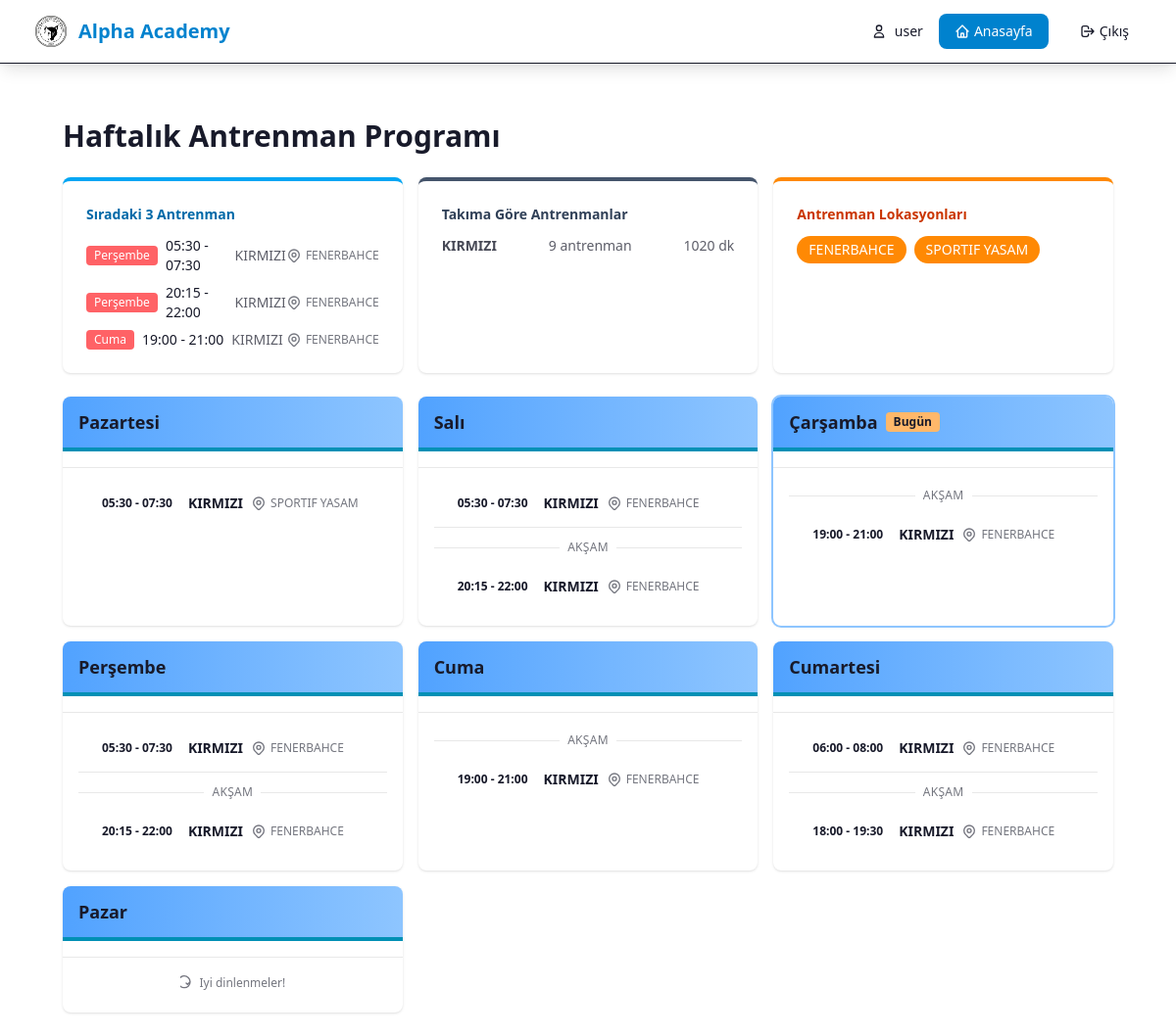
/teams/trainings/weekly/ (signed in), run on the app's committed database.
### user/models.py (models this page shows, shortened)
class User(AbstractUser):
    email = models.EmailField(unique=True)
    adi = models.CharField(max_length=30, blank=True)
    soyadi = models.CharField(max_length=30, blank=True)
    telefon = models.CharField(max_length=15, blank=True, null=True)
    created_at = models.DateTimeField(auto_now_add=True)
    updated_at = models.DateTimeField(auto_now=True)
    USERNAME_FIELD = 'email'
    REQUIRED_FIELDS = []  # No additional required fields since email is the username
    objects = CustomUserManager()
    class Meta:
        verbose_name = 'User'
        verbose_name_plural = 'Users'
        ordering = ['-created_at']

### team/models.py (models this page shows, shortened)
class Training (models.Model):
    LOCATIONS = [
            ('TOBB', 'TOBB'),
            ('AYTEN SABAN', 'AYTEN SABAN'),
            ('SPORTIF YASAM', 'SPORTIF YASAM'),
            ('FENERBAHCE', 'FENERBAHCE'),
            ('Diğer', 'Diğer'),]
    DAYS_OF_WEEK = [
            (1, 'Pazartesi'),
            (2, 'Salı'),
            (3, 'Çarşamba'),
            (4, 'Perşembe'),
            (5, 'Cuma'),
            (6, 'Cumartesi'),
            (7, 'Pazar'),
        ]
    """
    Model for team training sessions
    """
    team = models.ForeignKey(Team, on_delete=models.CASCADE, related_name='trainings', verbose_name='Takım')
    day_of_week = models.IntegerField(verbose_name='Gün', choices=DAYS_OF_WEEK)  # 0=Monday, 6=Sunday
    time = models.TimeField(verbose_name='Saat')
    end_time = models.TimeField(verbose_name='Bitiş Saati', blank=True, null=True)
    location = models.CharField(max_length=200, verbose_name='Lokasyon',
                                choices=LOCATIONS)
    trainer = models.ForeignKey(settings.AUTH_USER_MODEL, on_delete=models.SET_NULL, null=True, blank=True, related_name='trainings', verbose_name='Antrenör')
    notes = models.TextField(blank=True, null=True, verbose_name='Notlar')
    created_at = models.DateTimeField(auto_now_add=True)
    updated_at = models.DateTimeField(auto_now=True)
    class Meta:
        verbose_name = 'Antrenman'
        verbose_name_plural = 'Antrenmanlar'
        ordering = ['-day_of_week', 'time']

class Team(models.Model):
    name = models.CharField(max_length=100, verbose_name='Takım Adı')
    description = models.TextField(blank=True, null=True, verbose_name='Açıklama')
    logo = models.ImageField(upload_to='team_logos/', blank=True, null=True, verbose_name='Logo')
    founded_date = models.DateField(blank=True, null=True, verbose_name='Kuruluş Tarihi')
    created_at = models.DateTimeField(auto_now_add=True)
    updated_at = models.DateTimeField(auto_now=True)
    class Meta:
        verbose_name = 'Takım'
        verbose_name_plural = 'Takımlar'
        ordering = ['name']

### team/views.py (the view)
# urls.py: path('trainings/weekly/', views.training_weekly, name='training_weekly'),
@login_required
def training_weekly(request):
    trainings = Training.objects.select_related('team').order_by('day_of_week', 'time')
    from django.utils import timezone
    try:
        current_day = timezone.localdate().isoweekday()
    except Exception:
        import datetime
        current_day = datetime.date.today().isoweekday()
    days_of_week = {
        1: {'number': 1, 'name': 'Pazartesi', 'trainings': []},
        2: {'number': 2, 'name': 'Salı', 'trainings': []},
        3: {'number': 3, 'name': 'Çarşamba', 'trainings': []},
        4: {'number': 4, 'name': 'Perşembe', 'trainings': []},
        5: {'number': 5, 'name': 'Cuma', 'trainings': []},
        6: {'number': 6, 'name': 'Cumartesi', 'trainings': []},
        7: {'number': 7, 'name': 'Pazar', 'trainings': []},
    }
    for training in trainings:
        days_of_week[training.day_of_week]['trainings'].append(training)
    for i in range(1, 8):
        days_of_week[i]['is_today'] = (i == current_day)
        days_of_week[i]['trainings'].sort(key=lambda t: t.time)
        seen_pm = False
        for t in days_of_week[i]['trainings']:
            setattr(t, 'show_pm_separator', False)
            if not seen_pm and t.time >= dt_time(13, 0):
                setattr(t, 'show_pm_separator', True)
                seen_pm = True
    weekly_schedule = [days_of_week[i] for i in range(1, 8)]
    total_trainings = trainings.count()
    locations = set(t.location for t in trainings)
    import datetime as _dt
    training_stats_by_team = {}
    for t in trainings:
        team_name = t.team.name
        if team_name not in training_stats_by_team:
            training_stats_by_team[team_name] = {'name': team_name, 'count': 0, 'minutes': 0}
        training_stats_by_team[team_name]['count'] += 1
        if t.end_time:
            start_dt = _dt.datetime.combine(_dt.date.today(), t.time)
            end_dt = _dt.datetime.combine(_dt.date.today(), t.end_time)
            if end_dt > start_dt:
                delta_minutes = int((end_dt - start_dt).total_seconds() // 60)
                training_stats_by_team[team_name]['minutes'] += delta_minutes
    training_stats_by_team = sorted(training_stats_by_team.values(), key=lambda x: x['name'])
    import datetime
    now = timezone.localtime()
    today_iso = now.isoweekday()
    upcoming = []
    for t in trainings:
        t_day = t.day_of_week
        days_ahead = (t_day - today_iso) % 7
        if days_ahead == 0 and t.time <= now.time():
            days_ahead = 7
        next_date = timezone.localdate() + datetime.timedelta(days=days_ahead)
        next_dt = datetime.datetime.combine(next_date, t.time)
        upcoming.append((next_dt, t))
    upcoming.sort(key=lambda x: x[0])
    upcoming_trainings = []
    for next_dt, t in upcoming[:3]:
        upcoming_trainings.append({
            'training': t,
            'day_name': days_of_week[t.day_of_week]['name'],
            'next_datetime': next_dt,
        })
    context = {
        'weekly_schedule': weekly_schedule,
        'days_of_week': days_of_week,
        'total_trainings': total_trainings,
        'training_stats_by_team': training_stats_by_team,
        'locations': locations,
        'upcoming_trainings': upcoming_trainings,
        'title': 'Haftalık Antrenman Programı'
    }
    return render(request, 'team/training_weekly.html', context)

### team/templatetags/team_filters.py (called while the page is built)
@register.filter
def team_color_dict(team_name):
    if not team_name:
        return TEAM_COLORS.get('default', {'bg': 'bg-gray-50', 'border': 'border-gray-200', 'text': 'text-gray-800', 'badge': 'bg-gray-500', 'light': 'bg-gray-100'})
    team_key = team_name.lower().strip()
    return TEAM_COLORS.get(team_key, {'bg': 'bg-gray-50', 'border': 'border-gray-200', 'text': 'text-gray-800', 'badge': 'bg-gray-500', 'light': 'bg-gray-100'})

### team/templates/team/training_weekly.html (shortened to what this page needs)
{% extends 'user/base.html' %}
{% load static %}
{% load team_filters %}
{% block content %}
<div class="max-w-7xl mx-auto px-4 sm:px-6 lg:px-8 mt-8">
    <div class="flex flex-wrap items-center justify-between mb-6">
        <div class="w-full md:w-2/3">
            <h1 class="text-3xl font-bold text-base-content">Haftalık Antrenman Programı</h1>
        </div>
    </div>
    <div class="grid grid-cols-1 md:grid-cols-3 gap-4 mb-6">
        <div class="bg-base-100 rounded-lg shadow p-6 border-t-4 border-sky-500">
            <h5 class="text-sky-700 text-sm font-semibold mb-3">Sıradaki 3 Antrenman</h5>
            {% if upcoming_trainings %}
            <ul class="space-y-2">
                {% for item in upcoming_trainings %}
                <li class="flex items-center justify-between">
                    <div class="flex items-center gap-2">
                        <span class="bg-error text-white text-xs px-2 py-0.5 rounded">{{ item.day_name }}</span>
                            <span class="text-sm font-medium text-base-content">{{ item.training.time|time:"H:i" }}{% if item.training.end_time %} - {{ item.training.end_time|time:"H:i" }}{% endif %}</span>
                            <span class="text-sm text-base-content/70">{{ item.training.team.name }}</span>
                    </div>
                    <span class="text-xs text-base-content/60 inline-flex items-center gap-1"> {{ item.training.location }}</span>
                </li>
                {% endfor %}
            </ul>
            {% else %}
            <p class="text-base-content/60 text-sm">Yaklaşan antrenman bulunmuyor.</p>
            {% endif %}
        </div>
        <div class="bg-base-100 rounded-lg shadow p-6 border-t-4 border-slate-600">
            <h5 class="text-slate-700 text-sm font-semibold mb-3">Takıma Göre Antrenmanlar</h5>
            {% if training_stats_by_team %}
            <ul class="space-y-2 text-sm text-base-content/80">
                {% for stat in training_stats_by_team %}
                <li class="flex items-center justify-between border-b last:border-0 pb-2 last:pb-0">
                    <span class="font-semibold">{{ stat.name }}</span>
                    <span class="text-base-content/70">{{ stat.count }} antrenman{% if stat.count > 1 %}{% endif %}</span>
                    <span class="text-base-content/70">{% if stat.minutes %}{{ stat.minutes }} dk{% else %}-{% endif %}</span>
                </li>
                {% endfor %}
            </ul>
            {% else %}
            <p class="text-base-content/60 text-sm">Kayıtlı antrenman yok.</p>
            {% endif %}
        </div>
        <div class="bg-base-100 rounded-lg shadow p-6 border-t-4 border-orange-400">
            <h5 class="text-orange-700 text-sm font-semibold mb-3">Antrenman Lokasyonları</h5>
            <div class="flex flex-wrap gap-2">
                {% for location in locations %}
                <span class="bg-orange-400 text-white px-3 py-1 rounded-full text-sm">{{ location }}</span>
                {% endfor %}
            </div>
        </div>
    </div>
    <div class="grid grid-cols-1 md:grid-cols-3 lg:grid-cols-3 gap-4">
        {% for day in weekly_schedule %}
        <div>
            <div class="bg-base-100 rounded-lg shadow overflow-hidden h-full {% if day.is_today %}ring-2 ring-blue-300{% endif %}">
                <div class="px-4 py-3 border-b-4 flex justify-between items-center {% if day.is_today %} bg-gradient-to-r from-blue-400 to-blue-300 border-info{% else %} bg-gradient-to-r from-blue-400 to-blue-300 border-info{% endif %}">
                    <h5 class="text-lg font-semibold mb-0 flex items-center gap-2">
                        {{ day.name }}
                        {% if day.is_today %}
                        <span class="bg-orange-300 text-base-content text-xs px-2 py-0.5 rounded font-semibold">Bugün</span>
                        {% endif %}
                    </h5>
                </div>
                <div id="day-{{ day.number }}-form" class="px-4 py-2 border-b border-base-200"></div>
                <div class="p-4">
                    {% if day.trainings %}
                    <div class="space-y-2" id="day-{{ day.number }}-trainings">
                    {% for training in day.trainings %}
                    {% if training.show_pm_separator %}
                    <div class="flex items-center gap-2 text-xs text-base-content/60 uppercase tracking-wide py-1">
                        <span class="h-px flex-1 bg-base-200"></span>
                        <span>AKŞAM</span>
                        <span class="h-px flex-1 bg-base-200"></span>
                    </div>
                    {% endif %}
                    <div class="border-b border-base-200 pb-3 pt-2 last:border-0 pl-4 pr-2  {% with colors=training.team.name|team_color_dict %}  {{ colors.bg }}{% endwith %} hover:shadow-lg transition-all duration-200" id="training-card-{{ training.pk }}">
                        <div class="flex justify-between items-center gap-2">
                            <div class="flex items-center gap-2 flex-wrap flex-grow text-xs">
                                <span class="{% with colors=training.team.name|team_color_dict %}{{ colors.badge }}{% endwith %} px-2 py-1 rounded font-semibold text-xs whitespace-nowrap">{{ training.time|time:"H:i" }}{% if training.end_time %} - {{ training.end_time|time:"H:i" }}{% endif %}</span>
                                <span class="font-bold {% with colors=training.team.name|team_color_dict %}{{ colors.text }}{% endwith %} text-sm">{{ training.team.name }}</span>
                                <span class="text-base-content/60 text-xs inline-flex items-center gap-1"> {{ training.location }}</span>
                            </div>
                        </div>
                    </div>
                    {% endfor %}
                </div>
                {% else %}
                <div id="day-{{ day.number }}-trainings">
                    <p class="text-base-content/60 text-center mb-0 text-xs inline-flex items-center gap-1 justify-center w-full">
                        <svg class="w-4 h-4" fill="none" stroke="currentColor" viewBox="0 0 24 24"><path stroke-linecap="round" stroke-linejoin="round" stroke-width="2" d="M9 12l2 2 4-4m0 0a9 9 0 11-18 0 9 9 0 0118 0z"></path></svg> Iyi dinlenmeler!
                    </p>
                </div>
                {% endif %}
            </div>
        </div>
        </div>
        {% endfor %}
    </div>
</div>
{% endblock %}

### user/templates/user/base.html (shortened to what this page needs)
{% load static %}
<!DOCTYPE html>
<html lang="tr" data-theme="synthwave">
<head>
    <link rel="stylesheet" href="{% static 'css/output.css' %}">
</head>
<body class="bg-linear-to-br from-secondary-50 via-white to-secondary-100 min-h-screen">
    <nav class="bg-white/80 backdrop-blur-md shadow-lg border-b border-secondary-200 sticky top-0 z-50">
        <div class="max-w-7xl mx-auto px-4 sm:px-6 lg:px-8">
            <div class="flex justify-between items-center h-16">
                <div class="flex items-center shrink-0">
                    <a href="{% url 'user:home' %}" class="flex items-center space-x-2 text-primary font-bold text-lg sm:text-xl hover:text-primary transition-colors">
                        <div class="w-10 h-10 rounded-lg flex items-center justify-center">
                            <img src="/media/landing/fk1.png" alt="Logo" class="w-8 h-8">
                        </div>
                        <span class="hidden sm:inline">Alpha Academy</span>
                    </a>
                </div>
                <div class="nav-menu hidden md:flex items-center space-x-2 lg:space-x-4">
                    {% if user.is_authenticated %}
                        <div class="hidden lg:flex items-center space-x-2 text-secondary-700 text-sm">
                            <svg class="w-4 h-4" fill="none" stroke="currentColor" viewBox="0 0 24 24">
                                <path stroke-linecap="round" stroke-linejoin="round" stroke-width="2" d="M16 7a4 4 0 11-8 0 4 4 0 018 0zM12 14a7 7 0 00-7 7h14a7 7 0 00-7-7z"></path>
                            </svg>
                            <span class="font-medium">{{ user.adi }}</span>
                        </div>
                        <a href="{% url 'user:home' %}" class="bg-primary text-primary-content hover:bg-primary/90 px-3 lg:px-4 py-2 rounded-lg text-xs lg:text-sm font-medium transition-colors flex items-center space-x-1 whitespace-nowrap">
                            <svg class="w-4 h-4" fill="none" stroke="currentColor" viewBox="0 0 24 24">
                                <path stroke-linecap="round" stroke-linejoin="round" stroke-width="2" d="M3 12l2-2m0 0l7-7 7 7M5 10v10a1 1 0 001 1h3m10-11l2 2m-2-2v10a1 1 0 01-1 1h-3m-6 0a1 1 0 001-1v-4a1 1 0 011-1h2a1 1 0 011 1v4a1 1 0 001 1m-6 0h6"></path>
                            </svg>
                            <span class="hidden sm:inline">Anasayfa</span>
                        </a>
                        <a href="{% url 'user:logout' %}" class="bg-secondary-100 text-secondary-700 hover:bg-secondary-200 px-3 lg:px-4 py-2 rounded-lg text-xs lg:text-sm font-medium transition-colors flex items-center space-x-1 whitespace-nowrap">
                            <svg class="w-4 h-4" fill="none" stroke="currentColor" viewBox="0 0 24 24">
                                <path stroke-linecap="round" stroke-linejoin="round" stroke-width="2" d="M17 16l4-4m0 0l-4-4m4 4H7m6 4v1a3 3 0 01-3 3H6a3 3 0 01-3-3V7a3 3 0 013-3h4a3 3 0 013 3v1"></path>
                            </svg>
                            <span class="hidden sm:inline">Çıkış</span>
                        </a>
                    {% endif %}
                </div>
            </div>
        </div>
    </nav>
    <div class="max-w-7xl mx-auto py-4 sm:py-6 px-4 sm:px-6 lg:px-8">
        {% block content %}{% endblock %}
    </div>
</body>
</html>

### data on the page
User: adi "user"
Training: day_name "Perşembe", training.time "05:30", training.end_time "07:30", training.team.name "KIRMIZI", training.location "FENERBAHCE", time "05:30", end_time "07:30", team.name "KIRMIZI", location "FENERBAHCE"
Training: day_name "Perşembe", training.time "20:15", training.end_time "22:00", training.team.name "KIRMIZI", training.location "FENERBAHCE", shows "AKŞAM", time "20:15", end_time "22:00", team.name "KIRMIZI", location "FENERBAHCE"
Training: day_name "Cuma", training.time "19:00", training.end_time "21:00", training.team.name "KIRMIZI", training.location "FENERBAHCE", shows "AKŞAM", time "19:00", end_time "21:00", team.name "KIRMIZI", location "FENERBAHCE"
Team: name "KIRMIZI"
Training: locations "FENERBAHCE", time "05:30", end_time "07:30", team.name "KIRMIZI", location "FENERBAHCE"
Training: locations "SPORTIF YASAM", time "05:30", end_time "07:30", team.name "KIRMIZI", location "SPORTIF YASAM"
Training: shows "AKŞAM", time "20:15", end_time "22:00", team.name "KIRMIZI", location "FENERBAHCE"
Training: shows "AKŞAM", time "19:00", end_time "21:00", team.name "KIRMIZI", location "FENERBAHCE"
Training: time "06:00", end_time "08:00", team.name "KIRMIZI", location "FENERBAHCE"
Training: shows "AKŞAM", time "18:00", end_time "19:30", team.name "KIRMIZI", location "FENERBAHCE"

### other printed values
{{ stat.count }} "9"
{{ stat.minutes }} "1020"
{{ day.name }} "Pazartesi" "Salı" "Çarşamba" "Perşembe" "Cuma" "Cumartesi" "Pazar"
